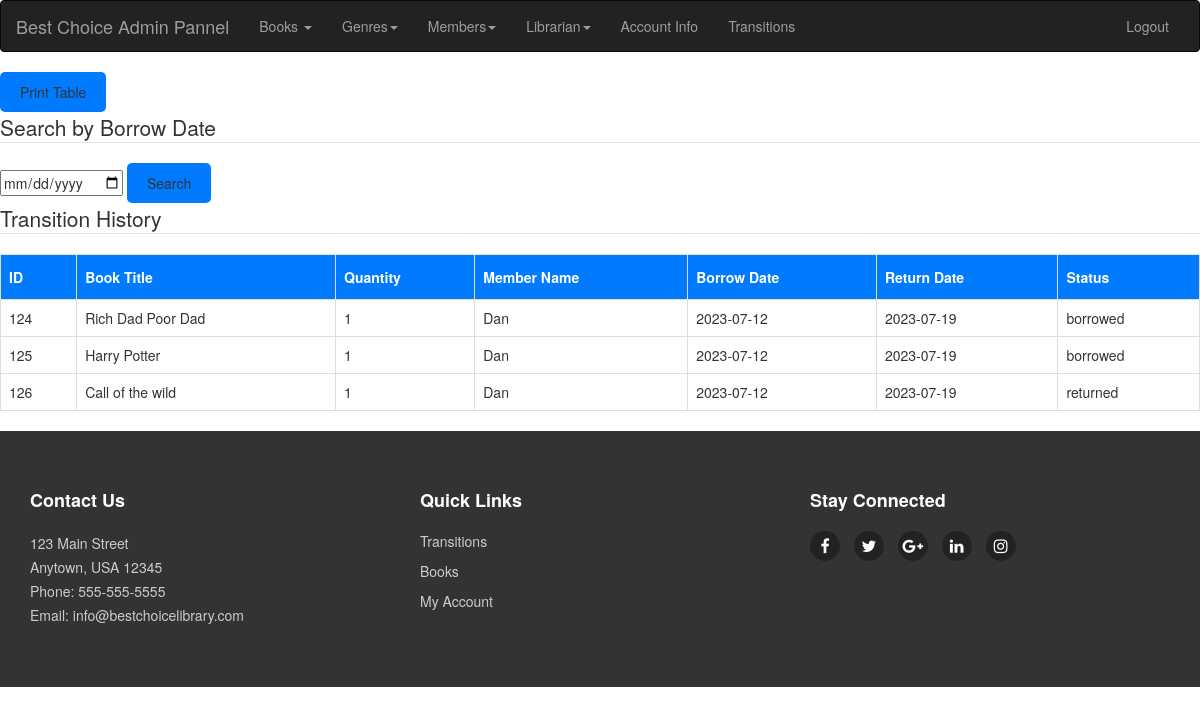
The app's page /transition.php (signed in) with its own data.
### tables this page shows
CREATE TABLE `transition` (
  `transition_id` int(11) NOT NULL,
  `borrowbook_id` int(11) NOT NULL,
  `book_id` int(11) NOT NULL,
  `quantity` int(11) NOT NULL,
  `status` varchar(11) NOT NULL
);

CREATE TABLE `book` (
  `book_id` int(11) NOT NULL,
  `title` varchar(500) NOT NULL,
  `coverimage` varchar(500) NOT NULL,
  `author` varchar(50) NOT NULL,
  `publisher` varchar(50) NOT NULL,
  `edition` int(11) NOT NULL,
  `numberofcopy` int(11) NOT NULL,
  `instock` int(11) NOT NULL,
  `booktype_id` int(11) NOT NULL
);

CREATE TABLE `member` (
  `member_id` int(11) NOT NULL,
  `member_image` varchar(500) NOT NULL,
  `member_name` varchar(50) NOT NULL,
  `member_email` varchar(50) NOT NULL,
  `member_password` varchar(100) NOT NULL,
  `member_address` varchar(200) NOT NULL,
  `member_phonenumber` varchar(15) NOT NULL,
  `membertype_id` int(11) NOT NULL
);

CREATE TABLE `borrowbook` (
  `borrowbook_id` int(11) NOT NULL,
  `member_id` int(11) NOT NULL,
  `borrow_date` date NOT NULL,
  `return_date` date NOT NULL
);

### transition.php (the view, shortened to what this page needs)
<?php
    include('connection.php');
    include('header1.php');
 ?>
 <html>
 <head>
 </head>
 <body>
    <button onclick="printTable()">Print Table</button>
    <form action="transition.php" method="POST">
        <fieldset>
            <legend>Search by Borrow Date</legend>
            <input type="date" name="borrow_date">
            <button type="submit" name="search">Search</button>
        </fieldset>
    </form>
    <fieldset>
        <legend>Transition History</legend>
        <table>
            <tr>
                <th>ID</th>
                <th>Book Title</th>
                <th>Quantity</th>
                <th>Member Name</th>
                <th>Borrow Date</th>
                <th>Return Date</th>
                <th>Status</th>
            </tr>
            <?php
            if(isset($_POST['search'])) {
                $borrow_date = $_POST['borrow_date'];
                $select="SELECT * FROM transition WHERE borrowbook_id IN (SELECT borrowbook_id FROM borrowbook WHERE borrow_date='$borrow_date')";
            } else {
                $select="SELECT * FROM transition";
            }
            $query=mysqli_query($connect, $select);
            $count=mysqli_num_rows($query);
            for($i=0;$i<$count;$i++)
            {
                $data=mysqli_fetch_array($query);
                $transition_id=$data['transition_id'];
                $borrowbook_id=$data['borrowbook_id'];
                $book_id=$data['book_id'];
                $quantity=$data['quantity'];
                $status=$data['status'];
                $sel = "SELECT * FROM borrowbook WHERE borrowbook_id='$borrowbook_id'";
                $que = mysqli_query($connect, $sel);
                $dat = mysqli_fetch_array($que);
                $borrow_date = $dat['borrow_date'];
                $return_date = $dat['return_date'];
                $member_id = $dat['member_id'];
                $mselect = "SELECT member_name FROM member WHERE member_id='$member_id'";
                $mquery = mysqli_query($connect, $mselect);
                $mdata = mysqli_fetch_array($mquery);
                $member_name = $mdata['member_name'];
                $bselect = "SELECT title FROM book WHERE book_id='$book_id'";
                $bquery = mysqli_query($connect, $bselect);
                $bdata = mysqli_fetch_array($bquery);
                $title = $bdata['title'];
                echo "<tr>
                    <td>$transition_id</td>
                    <td>$title</td>
                    <td>$quantity</td>
                    <td>$member_name</td>
                    <td>$borrow_date</td>
                    <td>$return_date</td>
                    <td>$status</td>
                    </tr>";
            }
            ?>
        </table>
    </fieldset>
 </body>
 </html>
<?php
include('footer1.php');

### css/style.css (style rules this page uses)
button, input[type=submit], input[type=reset] { background-color: #007bff; border: none; color: #fff; padding: 10px 20px; border-radius: 5px; font-size: 16px; cursor: pointer; }
table { width: 100%; border-collapse: collapse; margin-bottom: 20px; }
table td, table th { border: 1px solid #ddd; padding: 8px; }
table th { padding-top: 12px; padding-bottom: 12px; text-align: left; background-color: #007bff; color: white; font-weight: bold; }

### records on screen
transition: transition_id "124", quantity "1", status "borrowed"
book: title "Rich Dad Poor Dad"
member: member_name "Dan"
borrowbook: borrow_date "2023-07-12", return_date "2023-07-19"
transition: transition_id "125", quantity "1", status "borrowed"
book: title "Harry Potter"
transition: transition_id "126", quantity "1", status "returned"
book: title "Call of the wild"
borrowbook: borrow_date "2023-07-12", return_date "2023-07-19"
